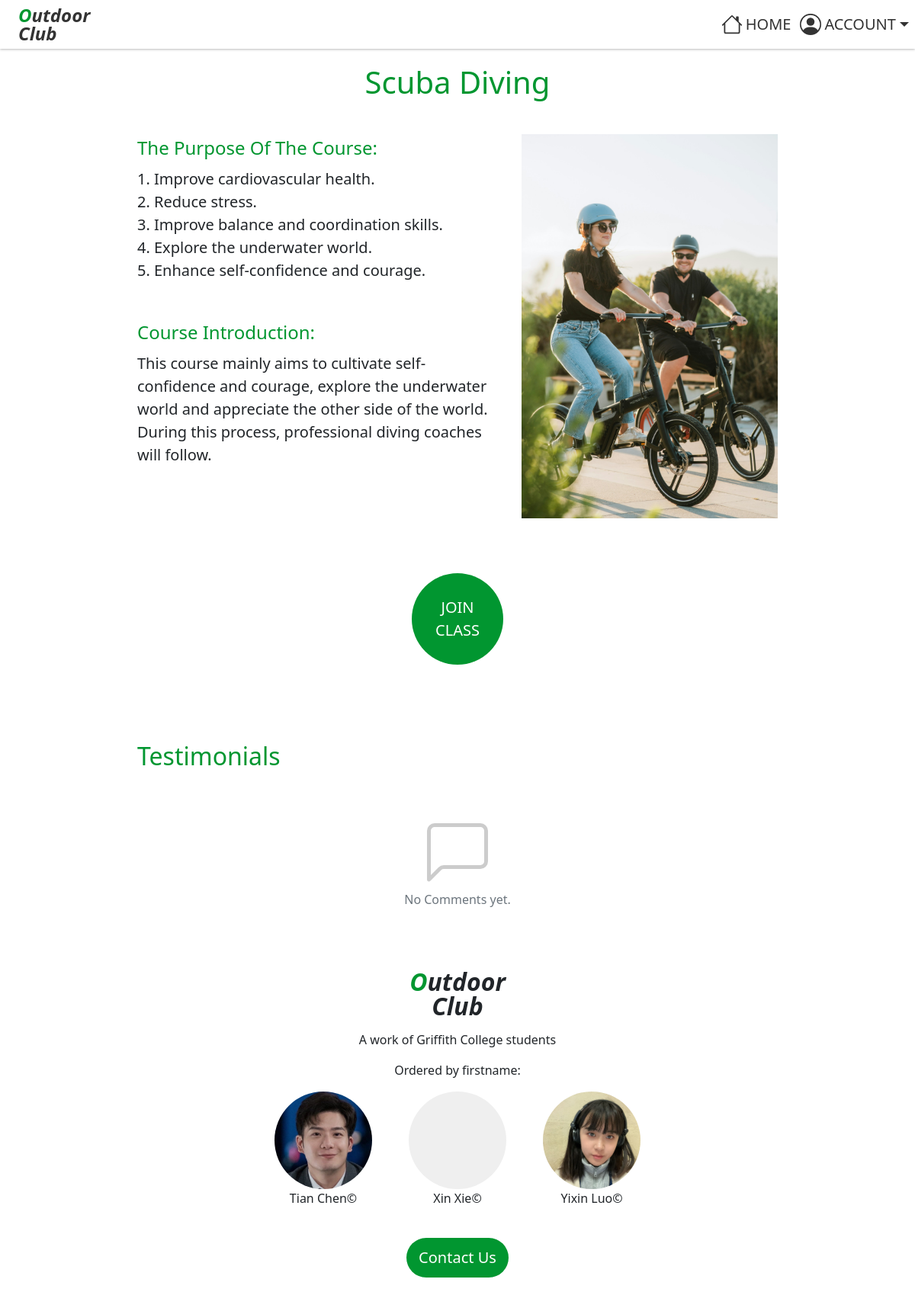
The page /classdetail.php?id=6 (signed in) on the database its author committed.
### tables this page shows
create table if not exists classdetail(
  `id` INT UNIQUE AUTO_INCREMENT,
  `class_id` INT NOT NULL,
  `page_name` varchar(50) not null,
  `class_image` varchar(100) not null,
  `description` varchar(1000) not null,
  `class_detail` varchar(1000) not null,
  `del_flag` INT DEFAULT 0 NOT NULL,
  PRIMARY KEY(id),
  FOREIGN KEY(class_id) REFERENCES class(id)
);

### api/classdetail.php (called while the page is built, shortened)
<?php
$classId = $_GET['id'];
include ("databaseVariables.php");
$conn = new PDO("mysql:host=$servername", $username, $password);
$conn->setAttribute(PDO::ATTR_ERRMODE, PDO::ERRMODE_EXCEPTION);
$sql = "SELECT * FROM sewagroup.classdetail where id=$classId";
$result = $conn->query($sql);
return $result;
?>
<?php
function checkBookState($userId, $classId)
{
    include ("databaseVariables.php");
    $conn = new PDO("mysql:host=$servername", $username, $password);
    $conn->setAttribute(PDO::ATTR_ERRMODE, PDO::ERRMODE_EXCEPTION);
    $query = "SELECT count(*) FROM sewagroup.class_booking WHERE user_id = $userId AND class_id = $classId";
    $rows = $conn->query($query)->fetch();
    return $rows[0];
}
?>

### api/testimonial.php (called while the page is built, shortened)
<?php
    $classId=$_GET['id'];
    include ("databaseVariables.php");
    $conn = new PDO("mysql:host=$servername", $username, $password);
    $conn->setAttribute(PDO::ATTR_ERRMODE, PDO::ERRMODE_EXCEPTION);
    $sql = "SELECT t.id, t.content, t.create_time, u.firstname, u.surname FROM sewagroup.testimonial t
    JOIN sewagroup.user u ON t.user_id = u.id WHERE t.class_id = '$classId' ORDER BY create_time DESC";
    $commentList = $conn->query($sql);
    return $commentList;
?>

### classdetail.php (the view, shortened to what this page needs)
<!DOCTYPE html>
<html>
<head>
    <link href="css/bootstrap.min.css" rel="stylesheet">
    <link rel="stylesheet" href="css/app.css" />
    <link rel="stylesheet" href="css/classdetail.css" />
</head>
<body id="classdetail" class="page-container d-flex flex-column">
    <?php include './app/views/header.php' ?>
    <?php
    include ("./api/classdetail.php");
    include ("./api/testimonial.php");
    ?>
    <?php
    $classId = $_GET['id'];
    $userId = $_SESSION['user_id'];
    $row = $result->fetch(PDO::FETCH_ORI_NEXT);
    $image = $row['class_image'];
    $description = $row['description'];
    $pname = $row['page_name'];
    $classdetail = $row['class_detail'];
    $bookingState = checkBookState($userId, $classId);
    ?>
    <section class="classdetail-wrapper w-100">
        <section class="introduction content-box p-4 mb-5">
            <p class="fs-1 lh-1 mb-5 text-center text-color-primary"><?php echo "$pname"; ?></p>
            <section class="content clearfix mb-5">
                <?php echo "<img src='$image' class='picture d-block float-end ms-4 mb-4' alt='...'>"; ?>
                <p class="fs-4 mb-2 text-color-primary">The Purpose Of The Course:</p>
                <p class="detail fs-5 mb-5"><?php echo "$description"; ?></p>
                <p class="fs-4 mb-2 text-color-primary">Course Introduction:</p>
                <p class="fs-5 mb-0"><?php echo "$classdetail"; ?></p>
            </section>
            <?php if ($bookingState <= 0): ?>
                <a href="<?php echo htmlspecialchars($_SERVER["PHP_SELF"]) . '?action=book&id=' . $classId; ?>"
                    class="join-btn d-flex flex-column justify-content-center fw-medium text-center bg-color-primary text-white fs-5 text-decoration-none">JOIN<br />
                    CLASS</a>
            <?php endif; ?>
        </section>
        <section class="add-comment content-box p-4">
            <p class="fs-2 lh-1 mb-3 text-color-primary">Testimonials</p>
        </section>
        <section class="comment-list content-box p-4">
            <?php if ($commentList->rowCount() <= 0): ?>
                <section class="d-flex flex-column align-items-center justify-content-center">
                    <span class="text-secondary mt-2">No Comments yet.</span>
                </section>
            <?php endif ?>
        </section>
    </section>
    <?php include './app/views/footer.php' ?>
</body>
</html>

### css/app.css (style rules this page uses)
body { min-width: 320px; }
.page-container { padding-top: 4rem; }
.text-color-primary { color: #019630 !important; }
.bg-color-primary { background-color: #019630 !important; }
@media screen and (min-width: 1024px) { .content-box { padding-left: 15vw !important; padding-right: 15vw !important; padding-bottom: 2rem !important; } }

### css/classdetail.css (style rules this page uses)
#classdetail { min-height: 100vh; }
#classdetail .content { width: 100%; }
#classdetail .picture { width: 40%; }
#classdetail .detail { white-space: pre-wrap; }
#classdetail .join-btn { margin: 0 auto; width: 8vw; height: 8vw; min-width: 120px; min-height: 120px; border-radius: 50%; animation: heartBeat 1.4s ease-in-out alternate infinite; }

### rows shown on the page
classdetail: page_name "Scuba Diving", class_image (picture), description "1. Improve cardiovascular health. 2. Reduce stress. 3. Improve balance and coordination skills. 4. Explore the underwater world. 5. Enhance self-confidence and courage.", class_detail "This course mainly aims to cultivate self-confidence and courage, explore the underwater world and appreciate the other side of the world. During this process, professional diving coaches will follow."
